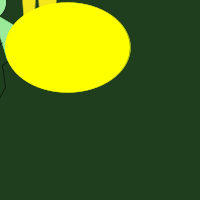
Frame 1 (no input)
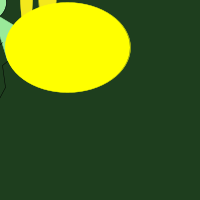
Frame 60 (the mouse pressed at the canvas centre just before this capture)
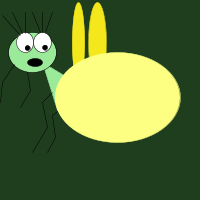
Frame 120 (the mouse held since frame 60 and released just before this capture)

The Processing sketch that drew these frames (run headless with seeded random() and noise(); from frame 60 on, the mouse is pressed at the canvas centre):

// Processing sketch: processing_14436
// ── processing_14436.pde

// animated Firefly by Cecile
    //animations: the firefly follows your mouse
                //the body of the animal changes color when you click
                //the wings are constantly moving

int wing_x_position;
int wing_y_position;
int x_position;
int y_position;

void setup() {
size(200,200);
noStroke();
wing_x_position = 0;
wing_y_position = 10;
}

void draw() {
background(30,62,30);  
wing_x_position = (wing_x_position+x_position) % 5;
wing_y_position = (y_position+wing_y_position) % 7;
x_position=mouseX-135;
y_position=mouseY-95;

scale(0.5);
// wings
     fill(244,232,28);
     stroke(244,232,28);

   ellipse(x_position+wing_x_position+230,y_position+80,35,160);
   ellipse(x_position+wing_y_position+190,y_position+80,25,160);
   
//body   
   fill(154,234,154);
   stroke(154,234,154);
   triangle(x_position+150, y_position+215, x_position+120, y_position+120, x_position+170,y_position+150);

//change body color    
   if (mousePressed == true) {
    fill(252,255,130);
    stroke(252,255,130);
   } else {
     fill(255,255,0);
     stroke(255,255,0);
   }
    ellipse(x_position+270,y_position+190,250,180);
 
// head
stroke(0);
fill(154,234,154);
ellipse(x_position+100,y_position+100,95,80);

    // eye1
        fill(255);
        ellipse(x_position+85,y_position+80,35,40);
        
       //iris1
        fill(0);
        ellipse(x_position+90,y_position+91,10,10);
    //eye2
        fill(255);
        ellipse(x_position+120,y_position+80,35,40);
       
       //iris2 
        fill(0);
        ellipse(x_position+125,y_position+90,10,10);
    //mouth 
        ellipse(x_position+105,y_position+120,30,16);
        
    // eyelashes
       line(x_position+40,y_position+25,x_position+75,y_position+65);
       line(x_position+60,y_position+20,x_position+80,y_position+61);
       line(x_position+85,y_position+20,x_position+85,y_position+61);
       
       line(x_position+100,y_position+20,x_position+115,y_position+60);
       line(x_position+120,y_position+20,x_position+120,y_position+60);
       line(x_position+140,y_position+20,x_position+125,y_position+60);

//arms
    line(x_position+63,y_position+124,x_position+40,y_position+160);
    line(x_position+40,y_position+160,x_position+35,y_position+200);
      
    line(x_position+90,y_position+140,x_position+95,y_position+175);
    line(x_position+95,y_position+175,x_position+75,y_position+210);

// legs
    line(x_position+120,y_position+200,x_position+140,y_position+180);
    line(x_position+120,y_position+200,x_position+130,y_position+250);
    line(x_position+130,y_position+250,x_position+100,y_position+300);
    
    line(x_position+150,y_position+218,x_position+140,y_position+225);
    line(x_position+140,y_position+225,x_position+145,y_position+270);
    line(x_position+145,y_position+270,x_position+130,y_position+300);
}
